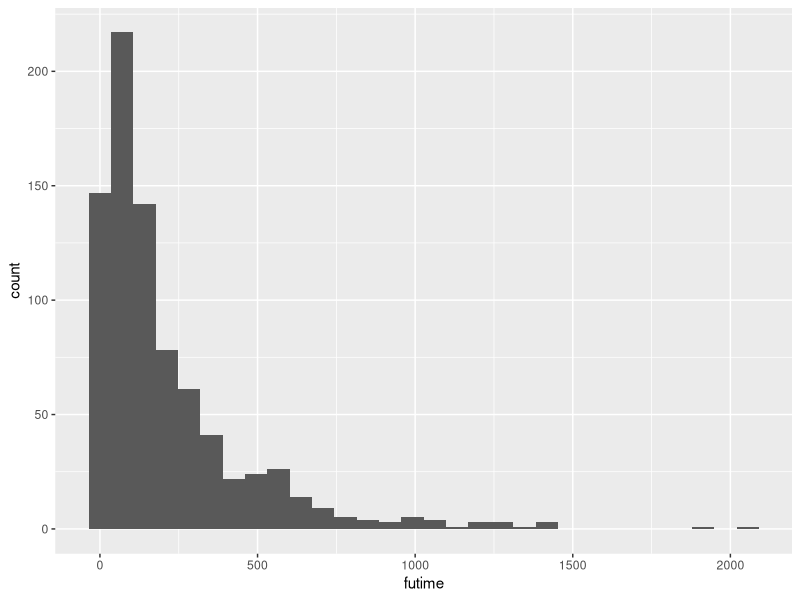
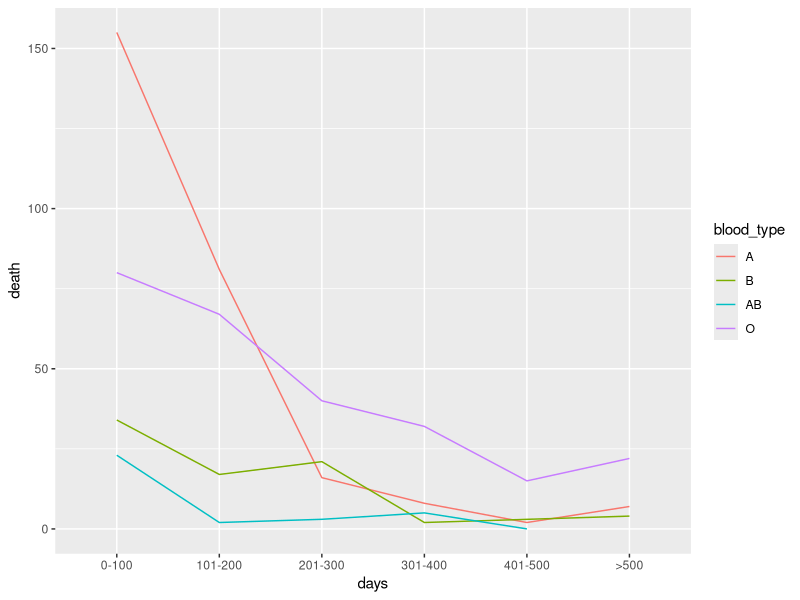

Write the R code that produced these figures, in order.
## ---- chunk 1
library(ggplot2)
library(dplyr)
## ---- chunk 2
library(survival)
data(transplant)
## ---- chunk 3
ggplot(transplant, aes(x = futime)) + geom_histogram()
## ---- chunk 4
transplant <- transplant %>%
                  filter(event != 'censored')

bins <- c(0, 100, 200, 300, 400, 500, Inf)

labels <- c('0-100', '101-200', '201-300', '301-400', '401-500', '>500')

transplant <- transplant %>%
  mutate(time_group = cut(futime, breaks = bins, labels = labels, include.lowest = TRUE, right = FALSE))
  
fractions <- transplant %>%
      group_by(time_group, abo) %>%
      summarise(sum(event == 'ltx'), .groups = 'drop')

colnames(fractions) <- c("days", "blood_type", "death")

fractions
## ---- chunk 5
ggplot(fractions, aes(x = days, y = death, group = blood_type, color = blood_type)) + geom_line()
